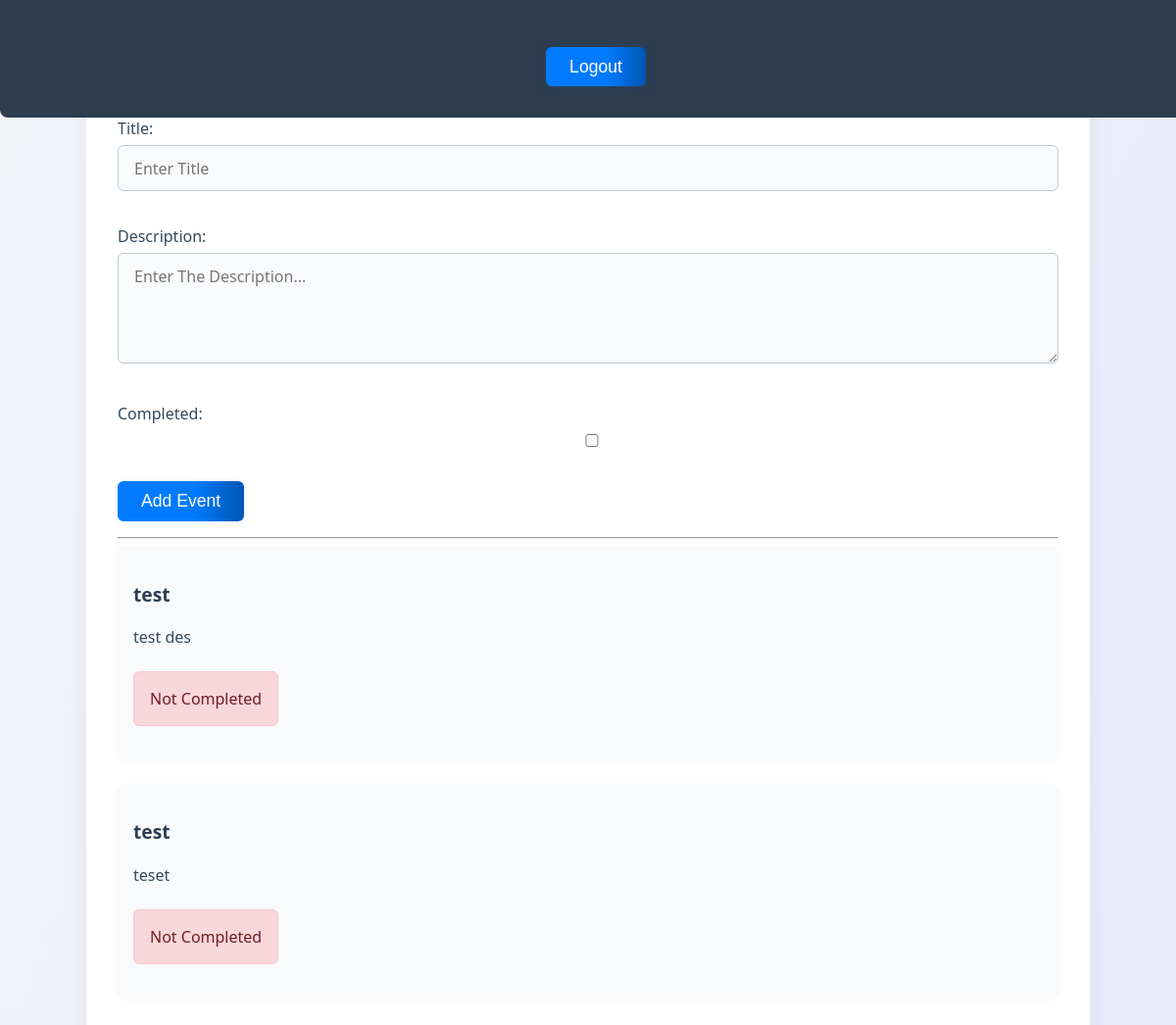
The app's page / (signed in), older data.
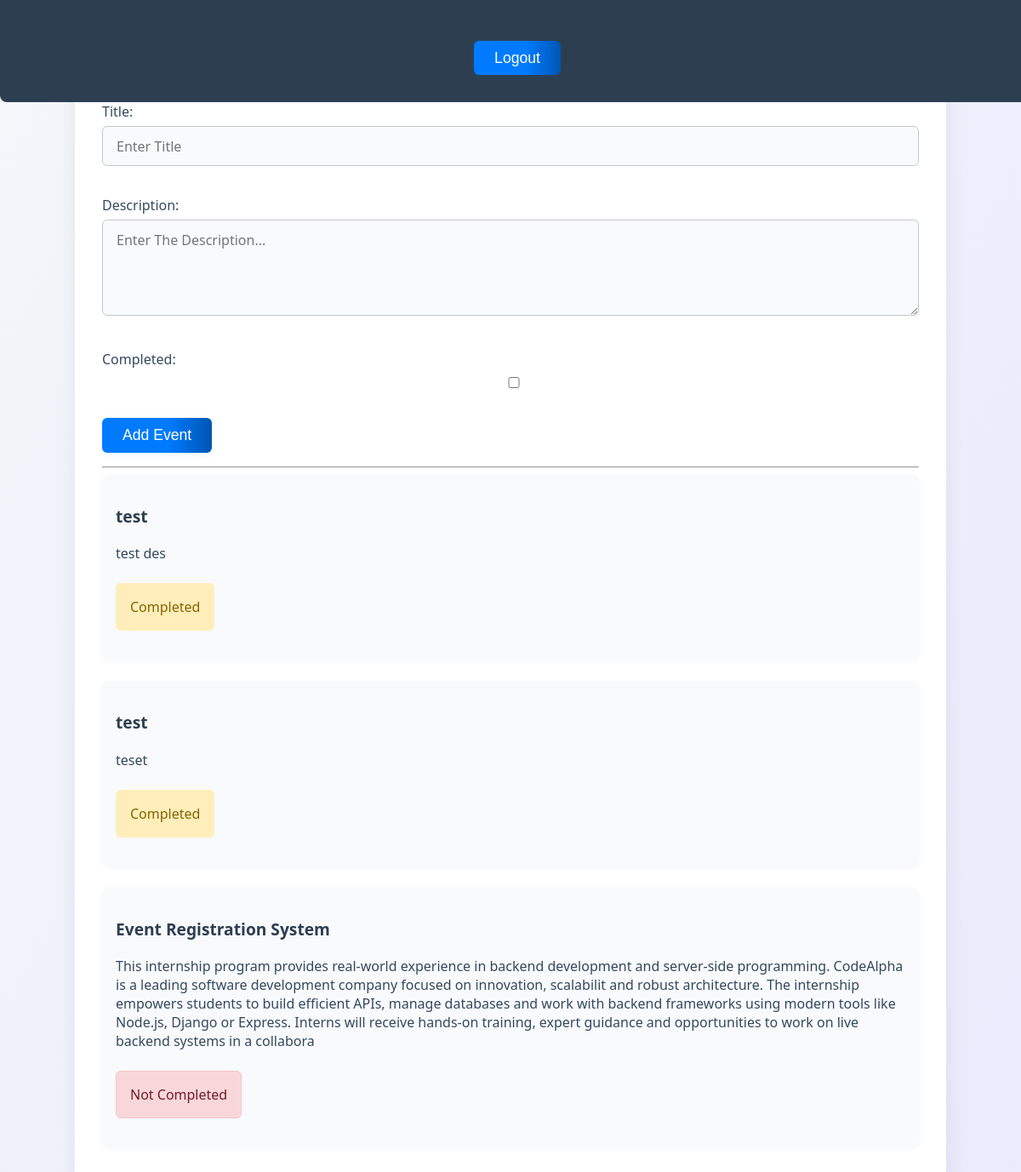
The same page, newer data.
### core/models.py (models this page shows, shortened)
class Event(models.Model):
    user = models.ForeignKey(User, on_delete=models.CASCADE)
    title = models.CharField(max_length=200)
    description = models.TextField()
    completed = models.BooleanField(default=False)
    time = models.DateTimeField(auto_now_add=True)

### core/views.py (the view, shortened to what this page needs)
# urls.py: 2. Add a URL to urlpatterns:  path('', Home.as_view(), name='home')
@method_decorator(login_required(login_url='/login/'), name='dispatch')
class Home(generic.CreateView):
    model = Event
    form_class = EventForm
    template_name = 'core/index.html'
    def get_context_data(self, **kwargs):
        context = super().get_context_data(**kwargs)
        context['events'] = self.get_queryset()
        return context
    def get_queryset(self):
        return Event.objects.filter(user=self.request.user)

### core/forms.py
class EventForm(ModelForm):
    class Meta:
        model = Event
        fields = ['title', 'description', 'completed']
        widgets = {
            'title': TextInput(attrs=({
                'class':'form-control',
                'placeholder': "Enter Title"
            })),
            'description': Textarea(attrs=({
                'class': 'form-control',
                'placeholder': "Enter The Description...",
                'rows': 4
            }))
        }

### core/templates/core/index.html (shortened to what this page needs)
{% load static %}
<!DOCTYPE html>
<html lang="en">
<head>
    <link rel="stylesheet" href="{% static 'core/style.css' %}">
</head>
<body>
    <header>
        <form action="{% url 'signout' %}" method="post">
            <button type="submit">Logout</button>
        </form>
    </header>
    <div class="main-content">
        <form action="" method="post">
            {{form.as_p}}
            <button type="submit">Add Event</button>
        </form>
        <hr>
        <div>
            {% for event in events %}
                <a href="{% url 'detail' event.id %}" style="text-decoration: none;">
                    <div class="event-card" style="margin-bottom:1.5rem; padding:1rem; border-radius:8px; background:#f8fafc; box-shadow:0 1px 4px rgba(44,62,80,0.04);">
                        <p style="font-size:1.2rem; font-weight:600; color:#2d3e50;">{{event.title}}</p>
                        <p style="color:#34495e;">{{event.description}}</p>
                        {% if event.completed == True %}
                            <span class="alert" style="display:inline-block; margin-top:0.5rem;">Completed</span>
                        {% else %}
                            <span class="alert" style="display:inline-block; margin-top:0.5rem; background:#f8d7da; color:#721c24; border:1px solid #f5c6cb;">Not Completed</span>
                        {% endif %}
                    </div>
                </a>
            {% endfor %}
        </div>
    </div>
</body>
</html>

### core/static/core/style.css (style rules this page uses)
body { font-family: 'Segoe UI', Arial, sans-serif; background: linear-gradient(120deg, #f4f6fa 0%, #e9eafc 100%); margin: 0; padding: 0; min-height: 100vh; }
.container, .main-content { max-width: 80%; margin: 3rem auto; background: #fff; border-radius: 12px; box-shadow: 0 4px 24px rgba(44,62,80,0.08); padding: 2.5rem 2rem; position: fi; }
header, nav, footer { background: #2d3e50; color: #fff; padding: 1rem 0.5rem; text-align: center; border-radius: 0 0 8px 8px; margin-bottom: 2rem; position: fixed; width: 100%; top: 0; }
a { color: #007bff; text-decoration: none; transition: color 0.2s; }
button, input[type="submit"] { background: linear-gradient(90deg, #007bff 60%, #0056b3 100%); color: #fff; border: none; padding: 0.6rem 1.5rem; border-radius: 6px; cursor: pointer; font-size: 1.1rem; font-weight: 500; box-shadow: 0 2px 8px rgba(0,123,255,0.08); transition: background 0.2s; }
form { margin: 2rem 0 1rem 0; }
label { display: block; margin-bottom: 0.4rem; color: #34495e; font-weight: 500; }
input, select, textarea, .form-control { width: 100%; padding: 0.7rem 1rem; margin-bottom: 1.2rem; border: 1px solid #bfc9d1; border-radius: 6px; font-size: 1rem; background: #f8fafc; transition: border 0.2s; box-sizing: border-box; }
.form-control { font-family: inherit; color: #2d3e50; }
.alert { padding: 1rem; background: #ffeeba; color: #856404; border-radius: 6px; margin-bottom: 1.2rem; border: 1px solid #ffeeba; font-size: 1rem; }

Row changes from the older to the newer data that the page shows:
changed Event "test des": completed "Not Completed" → "Completed"
changed Event "teset": completed "Not Completed" → "Completed"
added Event: title "Event Registration System", description "This internship program provides real-world experience in backend development and server-side programming. CodeAlpha is a leading software development company focused on innovation, scalabilit and robust architecture. The internship empowers students to build efficient APIs, manage databases and work with backend frameworks using modern tools like Node.js, Django or Express. Interns will receive hands-on training, expert guidance and opportunities to work on live backend systems in a collabora", completed "Not Completed"
